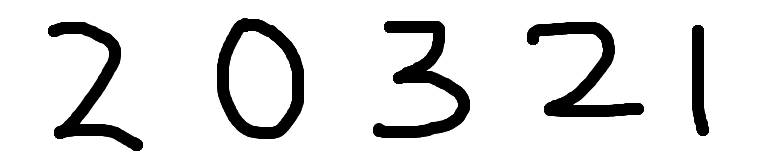
#> input picture jupyter/20321.png, 768 x 165 px; its folder holds only this picture in this run
$ python finalsplt.py 20321.png
#> lines starting #> are read from the running program, lines starting #| are printed output that depends on the picture
import sklearn.cluster, PIL.Image, numpy, sys
import shutil, os
# import matplotlib.pyplot as plt

def split(fn, thresh=200):
#> called with fn = '20321.png', thresh = 200
    print("testing")
    img = PIL.Image.open(fn)
#> img is the input picture: PIL image 768x165 RGBA; mean R, G, B, A 225, 225, 225, 255
    dat = numpy.array(img.convert(mode='L'))
    h, w = dat.shape
#> h = 165; w = 768
    dat = dat.mean(axis=0)
#> dat = 768 values, max 255 at index 0, min 83.5 at index 700, mean 225
    # plt.plot(dat*(dat>thresh);

    path, fname = os.path.split(fn)
    fname = os.path.basename(fn)
    base, ext = os.path.splitext(fname)

    # [4 lines of commented-out code are left out]

    pad = (len(dat)/5)
#> pad = 153.6

    print(path,fname)
    img.crop((0, 0, pad*1, h)).save(path + './' + base + '_1' + ext)
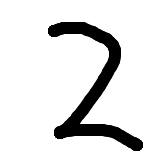
#> saved as 20321_1.png: PIL image 154x165 RGBA; mean R, G, B, A 224, 224, 224, 255
    img.crop((pad*1, 0, pad*2, h)).save(path + './' + base + '_2' + ext)
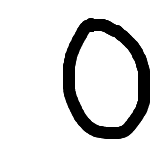
#> saved as 20321_2.png: PIL image 153x165 RGBA; mean R, G, B, A 218.7, 218.7, 218.7, 255
    img.crop((pad*2, 0, pad*3, h)).save(path + './' + base + '_3' + ext)
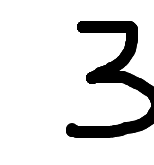
#> saved as 20321_3.png: PIL image 154x165 RGBA; mean R, G, B, A 221.5, 221.5, 221.5, 255
    img.crop((pad*3, 0, pad*4, h)).save(path + './' + base + '_4' + ext)
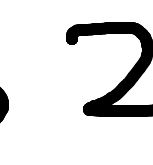
#> saved as 20321_4.png: PIL image 153x165 RGBA; mean R, G, B, A 222.7, 222.7, 222.7, 255
    img.crop((pad*4, 0, w, h)).save(path + './' + base + '_5' + ext)
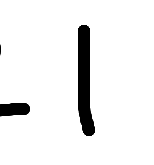
#> saved as 20321_5.png: PIL image 154x165 RGBA; mean R, G, B, A 238.1, 238.1, 238.1, 255

# [16 lines of commented-out code are left out]

if __name__ == "__main__":
    split(sys.argv[1])

print("path,fname")

$ run again, on jupyter/20321_4.png
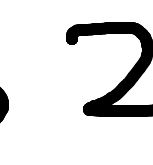
#> input picture jupyter/20321_4.png, 153 x 165 px
#> in split, img is the input picture: PIL image 153x165 RGBA; mean R, G, B, A 222.7, 222.7, 222.7, 255
#> in split, `dat = dat.mean(axis=0)`: dat = 153 values, max 255 at index 9, min 161.4 at index 142, mean 222.7
#> pad = 30.6
#> in split, `img.crop((pad*3, 0, pad*4, h)).save(path + './' + base + '_4' + ext)`:
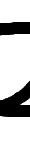
#> saved as 20321_4_4.png: PIL image 30x165 RGBA; mean R, G, B, A 200.7, 200.7, 200.7, 255
#> in split, `img.crop((pad*4, 0, w, h)).save(path + './' + base + '_5' + ext)`:
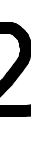
#> saved as 20321_4_5.png: PIL image 31x165 RGBA; mean R, G, B, A 184, 184, 184, 255

$ run again, on jupyter/20321_1.png
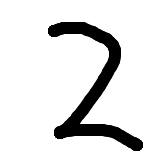
#> input picture jupyter/20321_1.png, 154 x 165 px
#> in split, img is the input picture: PIL image 154x165 RGBA; mean R, G, B, A 224, 224, 224, 255
#> in split, `dat = dat.mean(axis=0)`: dat = 154 values, max 255 at index 0, min 161.2 at index 109, mean 224
#> pad = 30.8
#> in split, `img.crop((pad*3, 0, pad*4, h)).save(path + './' + base + '_4' + ext)`:
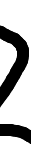
#> saved as 20321_1_4.png: PIL image 31x165 RGBA; mean R, G, B, A 184.5, 184.5, 184.5, 255
#> in split, `img.crop((pad*4, 0, w, h)).save(path + './' + base + '_5' + ext)`:
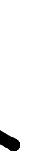
#> saved as 20321_1_5.png: PIL image 31x165 RGBA; mean R, G, B, A 242.1, 242.1, 242.1, 255

$ run again, on jupyter/20321_2.png
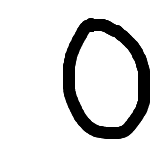
#> input picture jupyter/20321_2.png, 153 x 165 px
#> in split, img is the input picture: PIL image 153x165 RGBA; mean R, G, B, A 218.7, 218.7, 218.7, 255
#> in split, `dat = dat.mean(axis=0)`: dat = 153 values, max 255 at index 0, min 123.1 at index 74, mean 218.7
#> pad = 30.6
#> in split, `img.crop((pad*3, 0, pad*4, h)).save(path + './' + base + '_4' + ext)`:
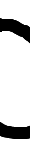
#> saved as 20321_2_4.png: PIL image 30x165 RGBA; mean R, G, B, A 214.8, 214.8, 214.8, 255
#> in split, `img.crop((pad*4, 0, w, h)).save(path + './' + base + '_5' + ext)`:
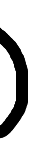
#> saved as 20321_2_5.png: PIL image 31x165 RGBA; mean R, G, B, A 187.3, 187.3, 187.3, 255
